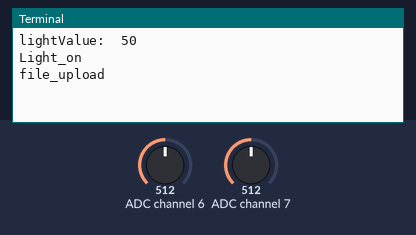
This program was run on a simulated Raspberry Pi (BCM pin numbers). Parts: the last lines printed to the terminal. The test bench sets the inputs (shaded band); at power-on: ADC channel 7 = 512, ADC channel 6 = 512 (analog values on the 0–1023 scale). The clock reads 2024-03-15 10:24:30 at power-on unless the program sets it; web requests get an empty 200 reply after 0.4 s.

Above: at 1.2 s.
1.3 s: ADC channel 7 set to 122
At 5.66 s:
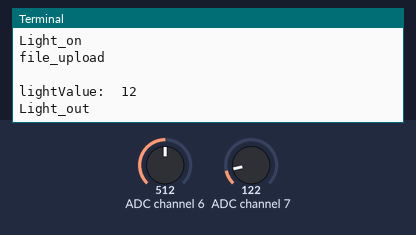
12.3 s: ADC channel 7 set to 10
At 17.8 s:
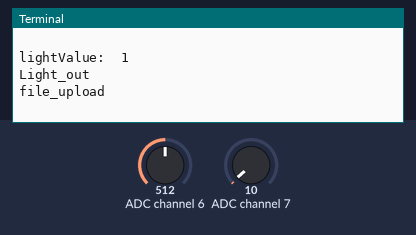
Timing chart, 0 to 19.3 s (numbered marks = the images above; inputs shaded):
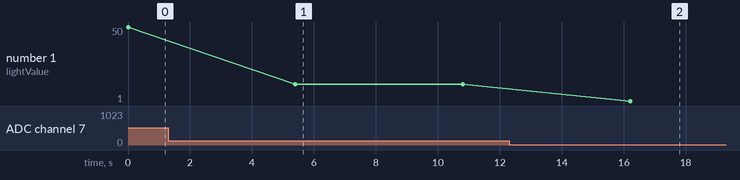

The program:

lesson6_1.py
```python
import gpiozero as zero
import RPi.GPIO as GPIO
from time import sleep
from datetime import datetime
import requests


if __name__ == "__main__":
    mcp3008_ch7 = zero.MCP3008(channel=7)
    mcp3008_ch6 = zero.MCP3008(channel=6)
    try:
        while True:
            value = round(mcp3008_ch7.value*100)
            print("lightValue: ", value)
            if value > 20:
                print("Light_on")
            else:
                print("Light_out")

            datetimeStr = datetime.now().strftime("%Y-%m-%d %H:%M:%S")

            response = requests.get(f'https://fastapi-26zh.onrender.com/raspberry?time={datetimeStr}light={value}&temperature={mcp3008_ch6.value*1000}')

            # response = requests.get(f'https://vamp16431745-animated-space-orbit-rxwpj756r9935jjx-8000.preview.app.github.dev/raspberry?time={datetimeStr}light={value}&temperature={mcp3008_ch6.value*1000}')


            if response.ok:
                print("file_upload")
                print(response.text)
            else:
                print(response.status_code)

            sleep(5)
    except KeyboardInterrupt:
        GPIO.cleanup()
        print("exit")
```

Measured:
- after the input at 1.3 s, the terminal: prints a new line after 4.1 s (image 1)
- after the input at 12.3 s, the terminal: prints a new line after 3.9 s (image 2)
- plotted number 1: 50 → 12 after the input at 1.3 s, 12 → 1 after the input at 12.3 s
